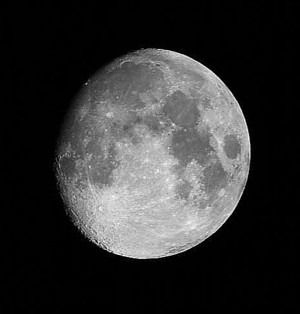
//> input picture lab01/lab01/moon.jpg, 300 x 314 px, given in place of background.mp4, which was not available
$ ./lab32   (built with g++ and OpenCV 4)
//> lines starting //> are read from the running program, lines starting //| are printed output that depends on the picture; after the words box and inside, x2 and y2 are one past the last pixel; in counts of white or black regions, pixels touching at a corner belong together; pictures that were not available may be replaced by others from this repository, and a replacement may not be noted
#include <opencv.hpp>
#include <iostream>

using namespace cv;
using namespace std;

// Video Segmentation
// Background Subtraction
// Mixture of Gaussian ( Conditional probability )

int main() {
	Ptr<BackgroundSubtractor> bg_model = createBackgroundSubtractorMOG2();
	Mat image, foregroundMask, backgroundImg, foregroundImg;
	VideoCapture cap("background.mp4");

	while (true) {
		cap >> image;
//> image is the input picture: 314 rows x 300 cols, CV_8UC3; min 0, max 251, mean 49.8
		resize(image, image, Size(640, 480));
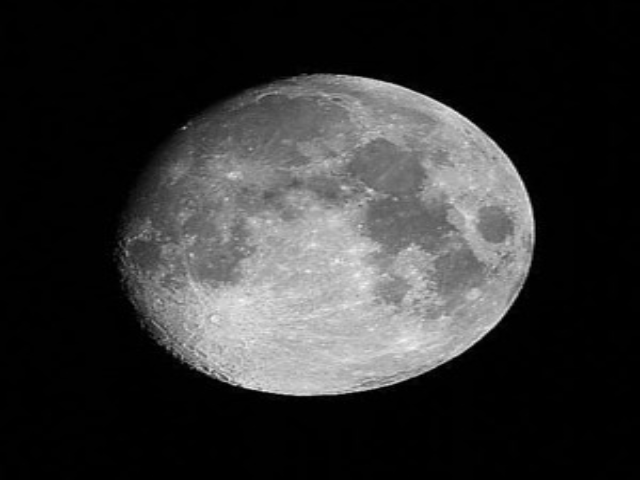
//> image: 480 rows x 640 cols, CV_8UC3; min 0, max 247, mean 49.8

		if (foregroundMask.empty())
			foregroundMask.create(image.size(), image.type());

		bg_model->apply(image, foregroundMask);
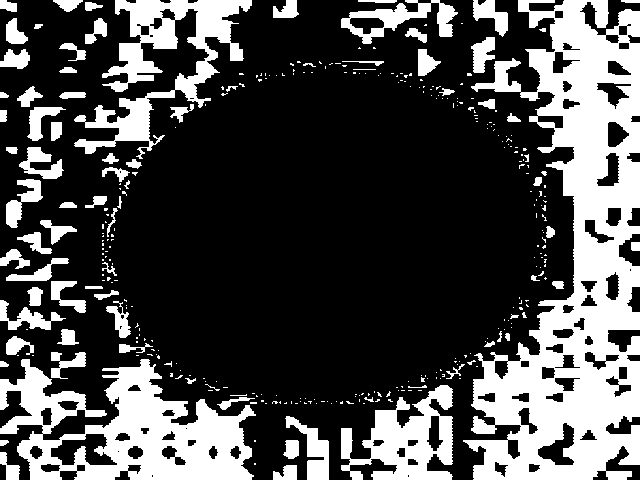
//> foregroundMask: 480 rows x 640 cols, CV_8UC1; values 127 (black) and 255 (white), 29.5% white; 344 white regions (259 under 20 px), largest, box (x1, y1, x2, y2) and area: (463, 0, 640, 480) 41500, (0, 359, 256, 480) 15953, (74, 0, 252, 159) 8717
		GaussianBlur(foregroundMask, foregroundMask, Size(11,11), 3.5, 3.5);
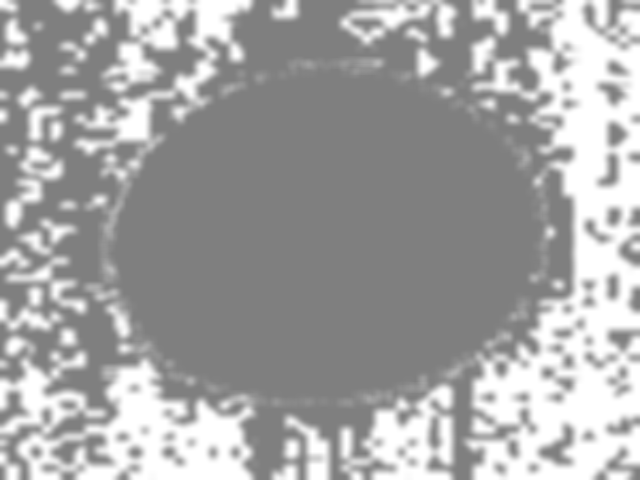
//> foregroundMask: 480 rows x 640 cols, CV_8UC1; min 127, max 255, mean 164.7
		threshold(foregroundMask, foregroundMask, 10, 255, THRESH_BINARY);
//> foregroundMask: 480 rows x 640 cols, CV_8UC1; every value is 255
		foregroundImg = Scalar::all(0);
		image.copyTo(foregroundImg, foregroundMask);
		bg_model->getBackgroundImage(backgroundImg);

		imshow("foreground mask", foregroundMask);
		imshow("foreground image", foregroundImg);

		if (!backgroundImg.empty()) {
			imshow("mean background image", backgroundImg);
		}
		waitKey(33);
	}
}

$ run again, on lab01/lab01/saltnpepper.png
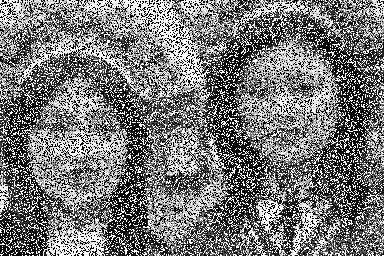
//> input picture lab01/lab01/saltnpepper.png, 384 x 256 px, given in place of background.mp4, which was not available
//> image is the input picture: 256 rows x 384 cols, CV_8UC3; min 0, max 255, mean 120.1
//> image: 480 rows x 640 cols, CV_8UC3
//> `bg_model->apply(image, foregroundMask);`:
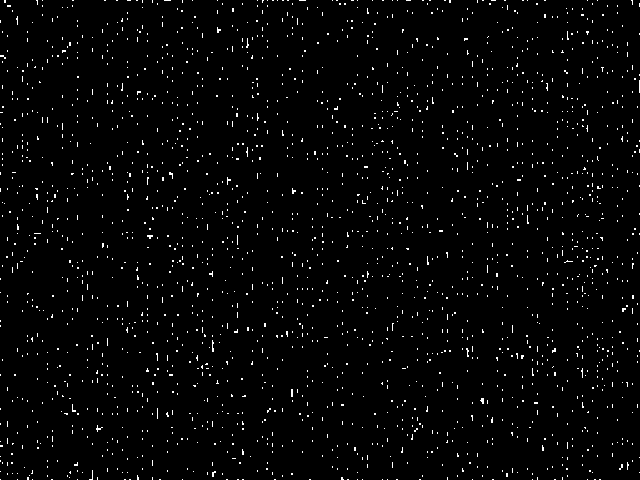
//> foregroundMask: 480 rows x 640 cols, CV_8UC1; values 127 (black) and 255 (white), 2.1% white in thin lines or dots
//> `GaussianBlur(foregroundMask, foregroundMask, Size(11,11), 3.5, 3.5);`:
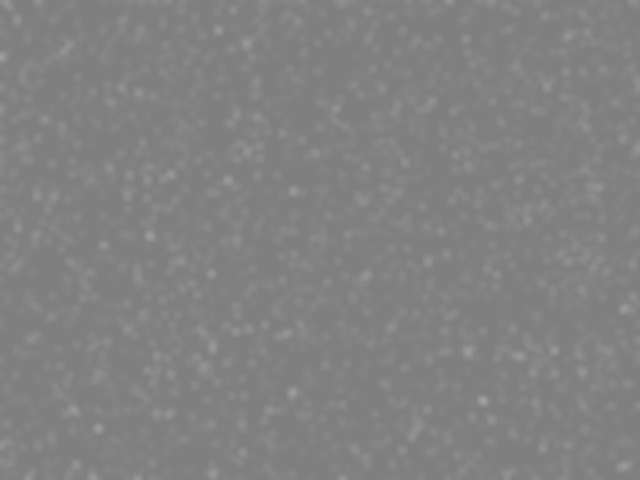
//> foregroundMask: 480 rows x 640 cols, CV_8UC1; min 127, max 161, mean 129.7
